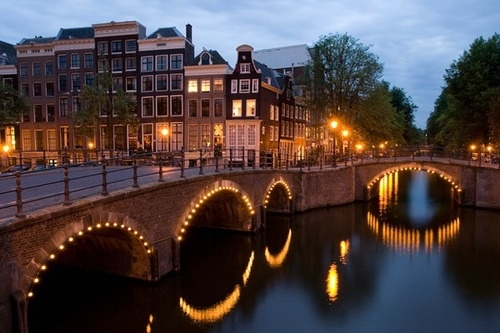
#> input picture imagens/ponte.jpg, 500 x 333 px
$ python deteccao_bordas2.py imagens/ponte.jpg out.png
#> lines starting #> are read from the running program, lines starting #| are printed output that depends on the picture
import sys
from PIL import Image, ImageFilter

if __name__ == "__main__":
    for i, arg in enumerate(sys.argv):
        print(f'Argument: {i}: {arg}')

imagemOriginal = Image.open(sys.argv[1])
#> imagemOriginal is the input picture: PIL image 500x333 RGB; mean R, G, B 79.6, 67.1, 68.1

kernel = ImageFilter.Kernel((3,3), (1, 0, -1, 0, 0, 0, -1, 0, 1), 1, 0)

imagemComBorda = imagemOriginal.filter(kernel)
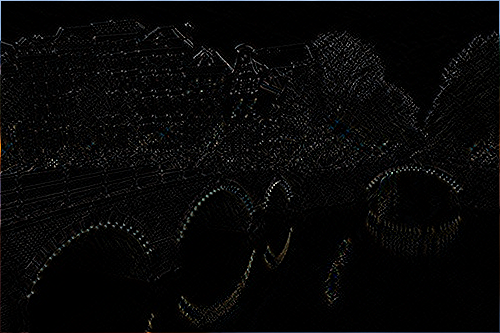
#> imagemComBorda: PIL image 500x333 RGB; mean R, G, B 7.1, 7.1, 7.1
imagemComBorda.save(sys.argv[2])
